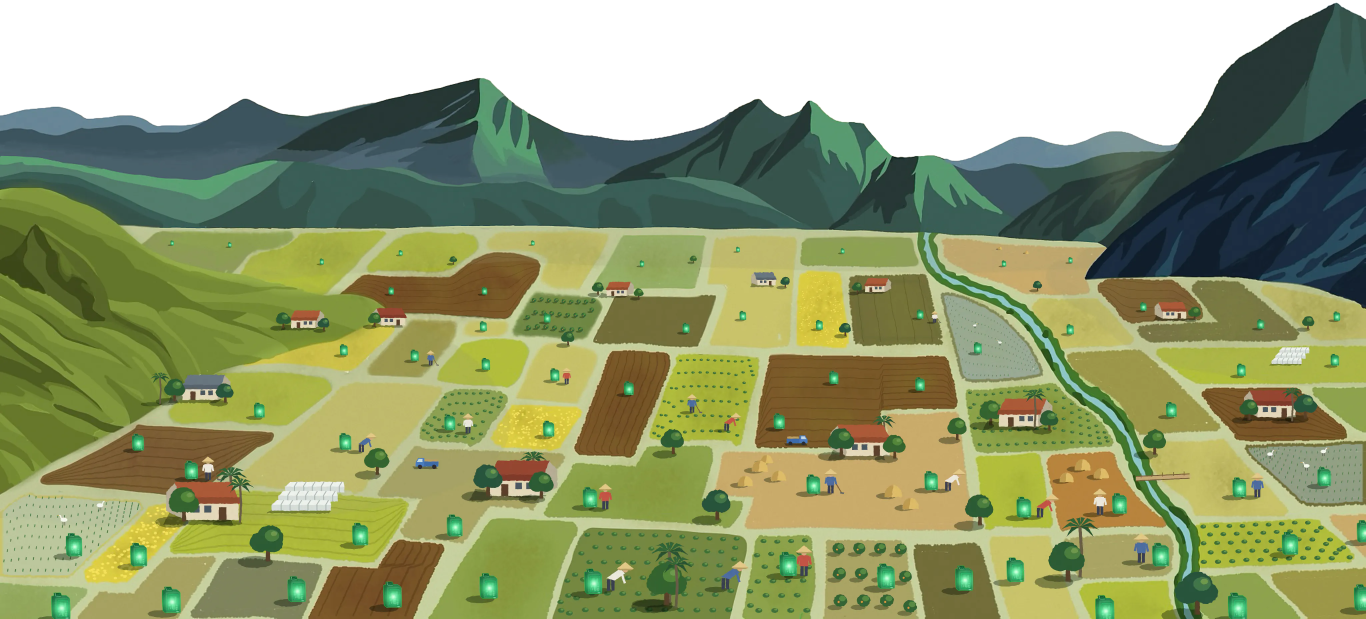
#> input picture assets/img/home/vision-student-d/land.webp, 4096 x 1856 px (shown at 1/3 size)
$ python extract_sprites.py
#> lines starting #> are read from the running program, lines starting #| are printed output that depends on the picture
#!/usr/bin/env python3
"""Cuts her farm details (as drawn in D) out of D's land and close-up: houses, trees,
a palm, the greenhouse, haystacks, farmers, the truck. Keyed on the colour of each
box's border, removing only what connects to the border. Writes sprites/*.png."""
import os, json
import numpy as np
from PIL import Image
from collections import deque

ROOT = os.path.dirname(os.path.dirname(os.path.abspath(__file__)))
IMG = os.path.join(ROOT, "assets/img/home")
OUT = os.path.join(ROOT, "build", "sprites")
os.makedirs(OUT, exist_ok=True)
land = np.asarray(Image.open(IMG + "/vision-student-d/land.webp").convert("RGBA"), dtype=np.float32)
close = np.asarray(Image.open(IMG + "/vision-student-d/close.webp").convert("RGBA"), dtype=np.float32)
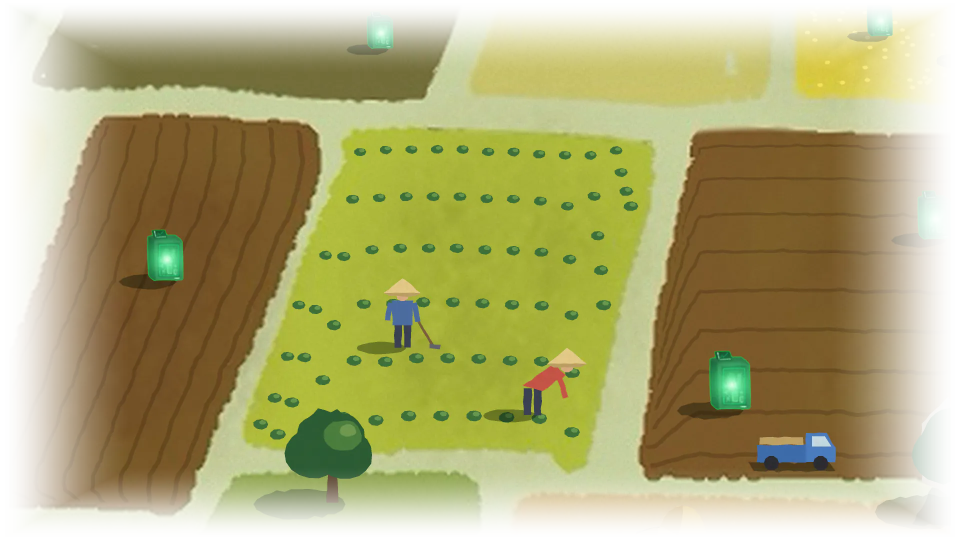
#> input picture assets/img/home/vision-student-d/close.webp, 1920 x 1080 px (shown at 1/2 size)

def key(crop, lo=20.0, hi=44.0, keep_largest=True, samples=None, median=False):
    """alpha from the distance to the box border's main colours; only what connects
    to the border is removed; then only the largest shape (and what touches it) stays"""
    h, w = crop.shape[:2]
    rgb = crop[:, :, :3]
    border = np.concatenate([rgb[0], rgb[-1], rgb[:, 0], rgb[:, -1]])
    if median:
        bgs = [np.median(border, axis=0)]
    elif samples:
        bgs = []
        for fx, fy in samples:
            x, y = int(fx * (w - 1)), int(fy * (h - 1))
            bgs.append(rgb[max(0, y - 1):y + 2, max(0, x - 1):x + 2].reshape(-1, 3).mean(axis=0))
    else:
        q = np.round(border / 24).astype(int)
        keys, counts = np.unique(q, axis=0, return_counts=True)
        centre = rgb[h // 2 - 4:h // 2 + 5, w // 2 - 4:w // 2 + 5].reshape(-1, 3).mean(axis=0)
        bgs = []
        for k_, c in sorted(zip(map(tuple, keys), counts), key=lambda t: -t[1]):
            if c < 0.04 * len(border) and bgs: break
            sel = (q == np.array(k_)).all(axis=1)
            col = border[sel].mean(axis=0)
            if np.sqrt(((col - centre) ** 2).sum()) < 36:      # the sprite's own colour on the border
                continue
            bgs.append(col)
            if len(bgs) >= 6: break
        if not bgs:
            bgs = [np.median(border, axis=0)]
    d = np.min(np.stack([np.sqrt(((rgb - bg) ** 2).sum(axis=2)) for bg in bgs]), axis=0)
    soft = np.clip((d - lo) / (hi - lo), 0, 1)
    bglike = d < hi
    reach = np.zeros((h, w), bool)
    dq = deque()
    for x in range(w):
        for y in (0, h - 1):
            if bglike[y, x] and not reach[y, x]: reach[y, x] = True; dq.append((y, x))
    for y in range(h):
        for x in (0, w - 1):
            if bglike[y, x] and not reach[y, x]: reach[y, x] = True; dq.append((y, x))
    while dq:
        y, x = dq.popleft()
        for dy, dx in ((1, 0), (-1, 0), (0, 1), (0, -1)):
            yy, xx = y + dy, x + dx
            if 0 <= yy < h and 0 <= xx < w and bglike[yy, xx] and not reach[yy, xx]:
                reach[yy, xx] = True; dq.append((yy, xx))
    alpha = np.where(reach, soft, 1.0)
    if keep_largest:
        solid = alpha > 0.5
        lab = np.zeros((h, w), int); n = 0; sizes = []
        for y0 in range(h):
            for x0 in range(w):
                if solid[y0, x0] and not lab[y0, x0]:
                    n += 1; lab[y0, x0] = n; st = [(y0, x0)]; sz = 0
                    while st:
                        y, x = st.pop(); sz += 1
                        for dy, dx in ((1, 0), (-1, 0), (0, 1), (0, -1)):
                            yy, xx = y + dy, x + dx
                            if 0 <= yy < h and 0 <= xx < w and solid[yy, xx] and not lab[yy, xx]:
                                lab[yy, xx] = n; st.append((yy, xx))
                    sizes.append(sz)
        if sizes:
            big = 1 + int(np.argmax(sizes))
            keep = lab == big
            # and the soft edge around it
            from PIL import ImageFilter
            kimg = Image.fromarray((keep * 255).astype(np.uint8)).filter(ImageFilter.MaxFilter(5))
            keep = np.asarray(kimg) > 0
            alpha = alpha * keep
    out = crop.copy()
    out[:, :, 3] = alpha * 255
    ys, xs = np.where(alpha > 0.05)
    out = out[ys.min():ys.max() + 1, xs.min():xs.max() + 1]
    return out

# boxes on the artboard (D's land is at 2x, rect [0,624,2048,928])
CORNERS = [(0, 0), (1, 0), (0, 1), (1, 1)]
LAND = {   # box, samples (fractions of the box), lo, hi
    "house_red":  ((434, 1078, 482, 1120), None, 20, 44),
    "house_red2": ((560, 1066, 612, 1121), CORNERS + [(0.5, 0.02), (0.5, 0.98)], 16, 36),
    "house_grey": ((284, 1180, 340, 1246), CORNERS + [(0.5, 0.02), (0.5, 0.98)], 18, 40),
    "tree_lawn":  ((979, 1265, 1051, 1311), CORNERS + [(0.5, 0.98), (0.02, 0.5), (0.98, 0.5)], 18, 40),
    "tree_small": ((404, 1085, 431, 1119), None, 20, 44),
    "greenhouse": ((396, 1330, 468, 1398), CORNERS + [(0.5, 0.02), (0.5, 0.98), (0.98, 0.5)], 18, 40),
}
CLOSE = {
    "farmer_blue": ((760, 540, 860, 710), None, 26, 52),
    "farmer_red":  ((1020, 690, 1180, 850), None, 26, 52),
    "tree_big":    ((560, 800, 760, 1010), "median", 26, 52),
    "truck":       ((1480, 860, 1700, 950), None, 26, 52),
}
meta = {}
for name, ((x0, y0, x1, y1), smp, lo, hi) in LAND.items():
    crop = land[(y0 - 624) * 2:(y1 - 624) * 2, x0 * 2:x1 * 2]
    sp = key(crop, lo=lo, hi=hi, samples=smp)
    Image.fromarray(np.clip(sp, 0, 255).astype(np.uint8)).save(f"{OUT}/{name}.png")
    meta[name] = dict(px_per_art=2, h=sp.shape[0], w=sp.shape[1])
#> this loop made 6 passes
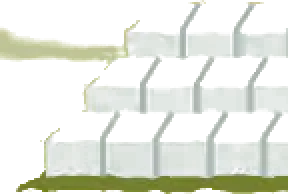
#> sp: shape (97, 144, 4) float32 (shown 2 times larger); mean R, G, B, A 199.3, 205.9, 167.9, 98.1; transparent parts drawn white
#> after the loop, meta = 6 items
for name, ((x0, y0, x1, y1), smp, lo, hi) in CLOSE.items():
    crop = close[y0:y1, x0:x1]
    sp = key(crop, lo=lo, hi=hi, samples=None if smp == "median" else smp, median=smp == "median")
    Image.fromarray(np.clip(sp, 0, 255).astype(np.uint8)).save(f"{OUT}/{name}.png")
    meta[name] = dict(px_per_art=5, h=sp.shape[0], w=sp.shape[1])
#> this loop made 4 passes
#> pass 1, `crop = close[y0:y1, x0:x1]`:
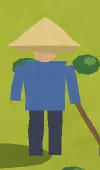
#> crop: shape (170, 100, 4) float32; mean R, G, B, A 141.2, 152.4, 80.9, 255
#> pass 1, in key (call 7), `soft = np.clip((d - lo) / (hi - lo), 0, 1)`:
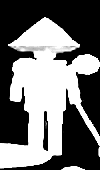
#> soft: shape (170, 100) float32; min 0, max 1, mean 0.45
#> after the loop:
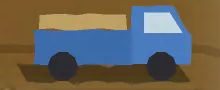
#> crop: shape (90, 220, 4) float32; mean R, G, B, A 103.7, 98.5, 87, 252; transparent parts drawn white
#> after the loop:
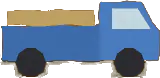
#> sp: shape (78, 160, 4) float32; mean R, G, B, A 94.3, 104.9, 114.5, 187.5; transparent parts drawn white
#> after the loop, meta = 10 items
json.dump(meta, open(f"{OUT}/meta.json", "w"), indent=1)

# contact sheet on magenta
names = list(LAND) + list(CLOSE)
sheet = Image.new("RGB", (1800, 760), (255, 0, 255))
x = 10; y = 10; rowh = 0
for n in names:
    im = Image.open(f"{OUT}/{n}.png")
    k = 3 if meta[n]["px_per_art"] == 2 else 1.2
#> k = 3
    im = im.resize((int(im.width * k), int(im.height * k)), Image.LANCZOS)
#> im: PIL image 279x168 RGBA
    if x + im.width > 1790: x = 10; y += rowh + 10; rowh = 0
    sheet.paste(im, (x, y), im); x += im.width + 14; rowh = max(rowh, im.height)
#> after `x += im.width + 14`: x = 303
#> after `rowh = max(rowh, im.height)`: rowh = 168
sheet.save(os.path.join(ROOT, "build/preview/sprites-sheet.png"))
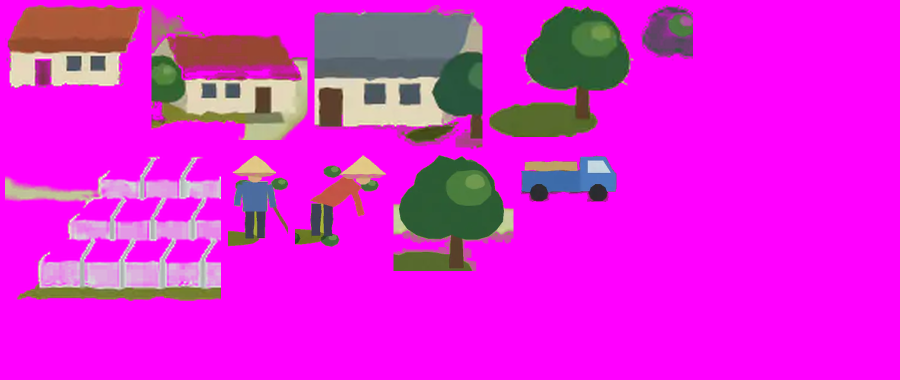
#> saved as sprites-sheet.png: PIL image 1800x760 RGB (shown at 1/2 size); mean R, G, B 223.7, 32.4, 217.8
print(meta)
#> (printed output is left out)
